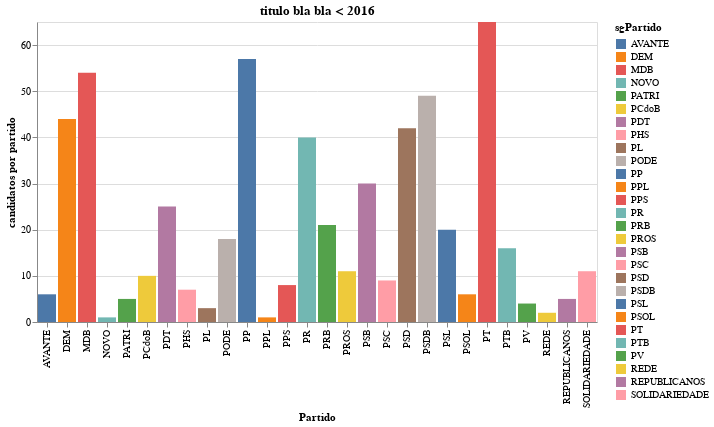

This figure's notebook cell:
### Code cell
alt.Chart(qt_candidatos_partido_2016, title='titulo bla bla < 2016').mark_bar().encode(
    x=alt.X('sgPartido', title='Partido'),
    y=alt.Y('ideCadastro', title='candidatos por partido'),
    color= alt.Color('sgPartido')
)

### Figure 1 — Vega-Lite specification as saved in the notebook (floating-point values rounded to 4 significant figures)
{"config": {"view": {"continuousWidth": 400, "continuousHeight": 300}}, "data": {"name": "data-8e9a85812384a1911d296b028b988647"}, "mark": "bar", "encoding": {"color": {"type": "nominal", "field": "sgPartido"}, "x": {"type": "nominal", "field": "sgPartido", "title": "Partido"}, "y": {"type": "quantitative", "field": "ideCadastro", "title": "candidatos por partido"}}, "title": "titulo bla bla < 2016", "$schema": "https://vega.github.io/schema/vega-lite/v4.0.2.json", "datasets": {"data-8e9a85812384a1911d296b028b988647": [{"sgPartido": "AVANTE", "ideCadastro": 6}, {"sgPartido": "DEM", "ideCadastro": 44}, {"sgPartido": "MDB", "ideCadastro": 54}, {"sgPartido": "NOVO", "ideCadastro": 1}, {"sgPartido": "PATRI", "ideCadastro": 5}, {"sgPartido": "PCdoB", "ideCadastro": 10}, {"sgPartido": "PDT", "ideCadastro": 25}, {"sgPartido": "PHS", "ideCadastro": 7}, {"sgPartido": "PL", "ideCadastro": 3}, {"sgPartido": "PODE", "ideCadastro": 18}, {"sgPartido": "PP", "ideCadastro": 57}, {"sgPartido": "PPL", "ideCadastro": 1}, {"sgPartido": "PPS", "ideCadastro": 8}, {"sgPartido": "PR", "ideCadastro": 40}, {"sgPartido": "PRB", "ideCadastro": 21}, {"sgPartido": "PROS", "ideCadastro": 11}, {"sgPartido": "PSB", "ideCadastro": 30}, {"sgPartido": "PSC", "ideCadastro": 9}, {"sgPartido": "PSD", "ideCadastro": 42}, {"sgPartido": "PSDB", "ideCadastro": 49}, {"sgPartido": "PSL", "ideCadastro": 20}, {"sgPartido": "PSOL", "ideCadastro": 6}, {"sgPartido": "PT", "ideCadastro": 65}, {"sgPartido": "PTB", "ideCadastro": 16}, {"sgPartido": "PV", "ideCadastro": 4}, {"sgPartido": "REDE", "ideCadastro": 2}, {"sgPartido": "REPUBLICANOS", "ideCadastro": 5}, {"sgPartido": "SOLIDARIEDADE", "ideCadastro": 11}]}}
